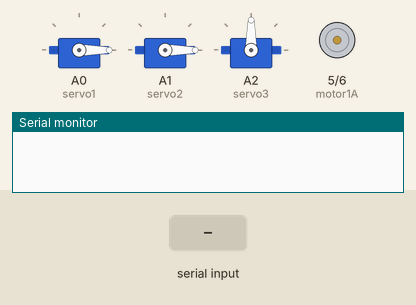
Bench run of a sketch on a simulated Arduino Uno, built with avr-gcc and run on an emulated ATmega328P. On the bench: 3 × servo, motor-driver pin pairs drawn as motors (green arrow = first pin HIGH = forward, orange = second pin HIGH = backward, longer = more drive), the last lines printed to the serial monitor. The inputs (shaded band) are chosen by the test bench.

Above: at 1.2 s.
1.3 s: "maju\n" received over Serial
At 2.2 s:
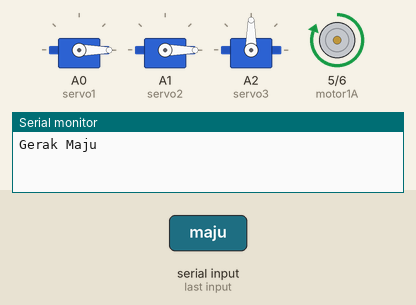
2.8 s: "mundur\n" received over Serial
At 3.4 s:
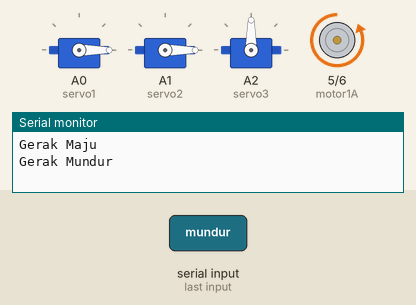
4.3 s: "kanan\n" received over Serial
At 5.5 s:
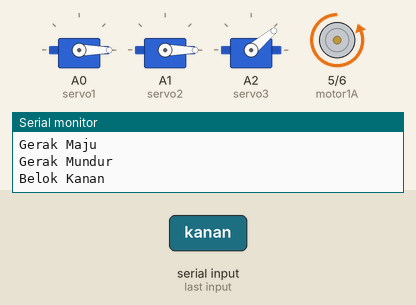
5.8 s: "berhenti\n" received over Serial
At 6.8 s:
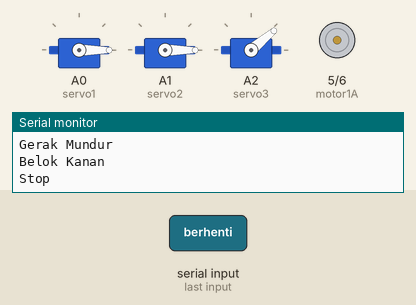
7.3 s: "kiri\n" received over Serial
At 8.0 s:
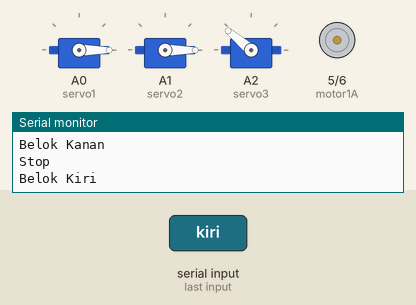
8.8 s: "mengangkat\n" received over Serial
At 9.2 s:
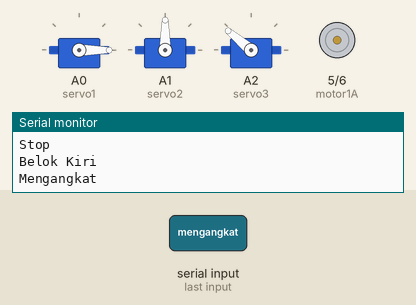
Timing chart, 0 to 11.3 s (numbered marks = the images above; inputs shaded):
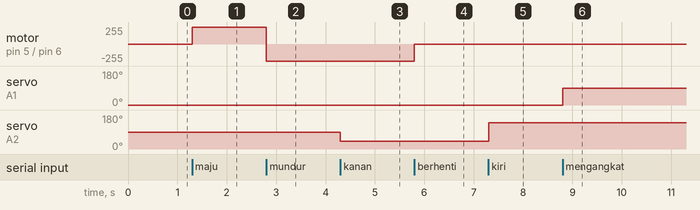

Measured:
- after the input at 1.3 s, motor on pin 5 (motor1A) / pin 6 (motor1B): stopped → forward 255/255 at once
- after the input at 2.8 s, motor on pin 5 (motor1A) / pin 6 (motor1B): forward 255/255 → backward 255/255 at once
- after the input at 4.3 s, servo on A2 (servo3): 90° → 40° at once
- after the input at 5.8 s, motor on pin 5 (motor1A) / pin 6 (motor1B): backward 255/255 → stopped at once
- after the input at 7.3 s, servo on A2 (servo3): 40° → 140° at once
- after the input at 8.8 s, servo on A1 (servo2): 0° → 90° at once

The sketch:

Koding_fix.ino
```cpp
#include <Servo.h>

Servo servo1; // jepit
Servo servo2; // angkat
Servo servo3; // belok

#define motor1A 5
#define motor1B 6

String command = "";

void setup() {
  Serial.begin(115200);
  pinMode(motor1A, OUTPUT);
  pinMode(motor1B, OUTPUT);

  servo1.attach(A0);
  servo2.attach(A1);
  servo3.attach(A2);

  servo1.write(0);   // posisi awal jepit
  servo2.write(0);  // posisi netral angkat
  servo3.write(90);  // posisi tengah belok
}

void loop() {
  if (Serial.available() > 0) {
    command = Serial.readStringUntil('\n');
    command.trim();

    if (command == "maju") {
      Serial.println("Gerak Maju");
      digitalWrite(motor1A, HIGH);
      digitalWrite(motor1B, LOW);
    }

    else if (command == "mundur") {
      Serial.println("Gerak Mundur");
      digitalWrite(motor1A, LOW);
      digitalWrite(motor1B, HIGH);
    }

    else if (command == "berhenti") {
      Serial.println("Stop");
      digitalWrite(motor1A, LOW);
      digitalWrite(motor1B, LOW);
    }

    else if (command == "kanan") {
      Serial.println("Belok Kanan");
      servo3.write(40);  // belok kanan
      delay(100);

    }

    else if (command == "kiri") {
      Serial.println("Belok Kiri");
      servo3.write(140);   // belok kiri
      delay(100);


    }

    else if (command == "mengangkat") {
      Serial.println("Mengangkat");
      servo2.write(90);   // angkat ke -60° dari netral
    }

    else if (command == "menurunkan") {
      Serial.println("Menurunkan");
      servo2.write(-90);   // kembali ke posisi netral
    }

    else if (command == "menjepit") {
      Serial.println("Menjepit");
      servo1.write(40);   // jepit (ubah sesuai kebutuhan)
    }

    else if (command == "membuka") {
      Serial.println("Membuka");
      servo1.write(-40);   // jepit (ubah sesuai kebutuhan)
    }

    else {
      Serial.println("Perintah tidak dikenali");
    }
  }
}
```
